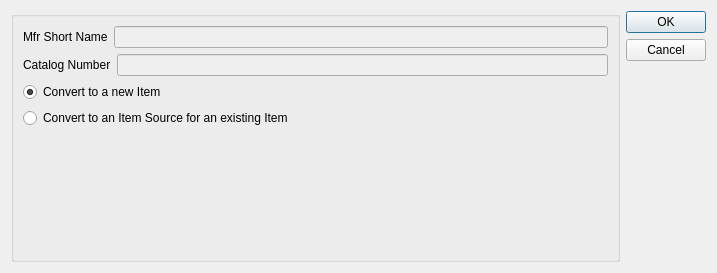
<?xml version="1.0" encoding="UTF-8"?>
<ui version="4.0">
 <comment>This file is part of the xwd Package for xTuple ERP,
and is Copyright (c) 1999-2012 by OpenMFG LLC, d/b/a xTuple.  It
is licensed to you under the xTuple End-User License Agreement (&quot;the
EULA&quot;), the full text of which is available at www.xtuple.com/EULA.
While the EULA gives you access to source code and encourages your
involvement in the development process, this Package is not free
software.  By using this software, you agree to be bound by the
terms of the EULA.</comment>
 <class>catConvert</class>
 <widget class="QWidget" name="catConvert">
  <property name="geometry">
   <rect>
    <x>0</x>
    <y>0</y>
    <width>717</width>
    <height>273</height>
   </rect>
  </property>
  <property name="sizePolicy">
   <sizepolicy hsizetype="Fixed" vsizetype="Fixed">
    <horstretch>0</horstretch>
    <verstretch>0</verstretch>
   </sizepolicy>
  </property>
  <property name="windowTitle">
   <string>Vendor Catalog Conversion</string>
  </property>
  <layout class="QHBoxLayout" name="horizontalLayout_4">
   <item>
    <widget class="QGroupBox" name="_conversionGroup">
     <property name="focusPolicy">
      <enum>Qt::TabFocus</enum>
     </property>
     <property name="title">
      <string/>
     </property>
     <property name="checkable">
      <bool>false</bool>
     </property>
     <property name="checked">
      <bool>false</bool>
     </property>
     <layout class="QVBoxLayout" name="verticalLayout">
      <item>
       <layout class="QHBoxLayout" name="horizontalLayout">
        <item>
         <widget class="QLabel" name="_mfrShortnameLit">
          <property name="text">
           <string>Mfr Short Name</string>
          </property>
         </widget>
        </item>
        <item>
         <widget class="XLineEdit" name="_mfrShortname">
          <property name="enabled">
           <bool>false</bool>
          </property>
         </widget>
        </item>
       </layout>
      </item>
      <item>
       <layout class="QHBoxLayout" name="horizontalLayout_2">
        <item>
         <widget class="QLabel" name="_mfrCatnumLit">
          <property name="text">
           <string>Catalog Number</string>
          </property>
         </widget>
        </item>
        <item>
         <widget class="XLineEdit" name="_mfrCatnum">
          <property name="enabled">
           <bool>false</bool>
          </property>
         </widget>
        </item>
       </layout>
      </item>
      <item>
       <widget class="QRadioButton" name="_convertItem">
        <property name="text">
         <string>Convert to a new Item</string>
        </property>
        <property name="checked">
         <bool>true</bool>
        </property>
       </widget>
      </item>
      <item>
       <widget class="QRadioButton" name="_convertItemsrc">
        <property name="text">
         <string>Convert to an Item Source for an existing Item</string>
        </property>
       </widget>
      </item>
      <item>
       <layout class="QHBoxLayout" name="horizontalLayout_3">
        <item>
         <spacer name="horizontalSpacer_8">
          <property name="orientation">
           <enum>Qt::Horizontal</enum>
          </property>
          <property name="sizeType">
           <enum>QSizePolicy::Fixed</enum>
          </property>
          <property name="sizeHint" stdset="0">
           <size>
            <width>13</width>
            <height>13</height>
           </size>
          </property>
         </spacer>
        </item>
        <item>
         <widget class="ItemCluster" name="_item">
          <property name="enabled">
           <bool>true</bool>
          </property>
         </widget>
        </item>
       </layout>
      </item>
     </layout>
    </widget>
   </item>
   <item>
    <widget class="QDialogButtonBox" name="_buttonBox">
     <property name="orientation">
      <enum>Qt::Vertical</enum>
     </property>
     <property name="standardButtons">
      <set>QDialogButtonBox::Cancel|QDialogButtonBox::Ok</set>
     </property>
    </widget>
   </item>
  </layout>
 </widget>
 <customwidgets>
  <customwidget>
   <class>ItemCluster</class>
   <extends>QWidget</extends>
   <header>itemcluster.h</header>
   <container>1</container>
  </customwidget>
  <customwidget>
   <class>XLineEdit</class>
   <extends>QLineEdit</extends>
   <header>xlineedit.h</header>
   <container>1</container>
  </customwidget>
 </customwidgets>
 <resources/>
 <connections/>
</ui>
